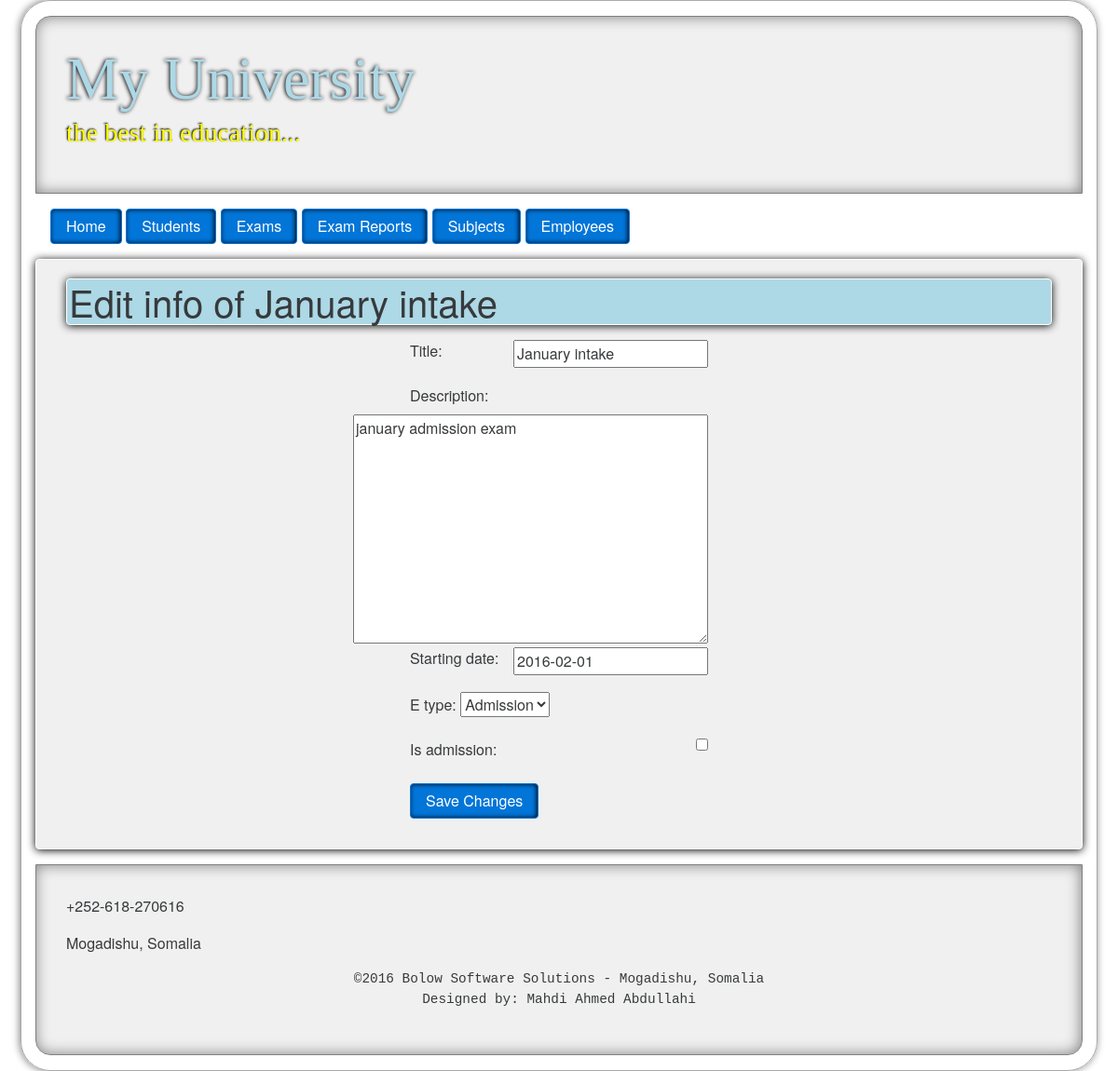
Screenshot of /cms/edit/exam/1/ with the database file from the repository.
### university/models.py (models this page shows)
class Exam(models.Model):
    title = models.CharField(max_length=100)
    description = models.TextField()
    starting_date = models.DateField(default=timezone.now)
    e_type = models.ForeignKey(ExamType)
    is_admission = models.BooleanField(default=False)
    def __str__(self):
        return self.title

### university/views.py (the view)
# urls.py: url(r'^edit/exam/(?P<pk>[0-9]+)/$', views.edit_exam, name='edit_exam'),
def edit_exam(request, pk):
    error = None
    try:
        exam = get_object_or_404(Exam, pk=pk)
        if request.method == 'POST':
            form = ExamForm(request.POST, instance=exam)
            if form.is_valid():
                exam = form.save()
                return redirect('university.views.exam_details', pk=exam.pk)
        else:
            form = ExamForm(instance=exam)
    except:
        error = "Please make sure you entered all required field's data"
    return render(request, 'exam/edit_exam.html', {'form':form, 'exam':exam, 'error':error,'settings':settings})

### university/forms.py
class ExamForm(ModelForm):
    class Meta:
        model = Exam
        fields = ('title', 'description', 'starting_date', 'e_type', 'is_admission')

### university/models.py (called while the page is built)
    def __str__(self):
        return self.name

### university/templates/exam/edit_exam.html (shortened to what this page needs)
{% extends 'university/layout.html' %}
{% block content %}
<h1>Edit info of {{ exam }} </h1>
	<form	method="POST"	class="registerform" id="regform">{%	csrf_token	%}
						{{	form.as_p	}}
					<button	type="submit"	class="btn btn-primary">Save Changes</button>
	</form>
{% endblock %}

### university/static/university/css/style.css (style rules this page uses)
.registerform { margin-left:auto; margin-right: auto; width: 20em; }
.registerform input, .registerform textarea, .helptext { margin-bottom: 4px; float: right; }
.content h1 { background:lightblue; padding: 2px; border: 1px solid white; box-shadow: 0px 1px 10px black; border-radius: 4px; margin-top: -.3em; }
button { box-shadow: inset -1px 0px 5px black; }

### rows the page displays
Exam: title "January intake", description "january admission exam", starting_date "2016-02-01", e_type "Admission"

### other values shown
{{ settings.UNIVERSITY_NAME }} "My University"
{{ settings.UNIVERSITY_MOTO }} "the best in education..."
{{ settings.UNIVERSITY_PHONES }} "+252-618-270616"
{{ settings.CAMPUS_ADDRESS }} "Mogadishu, Somalia"
